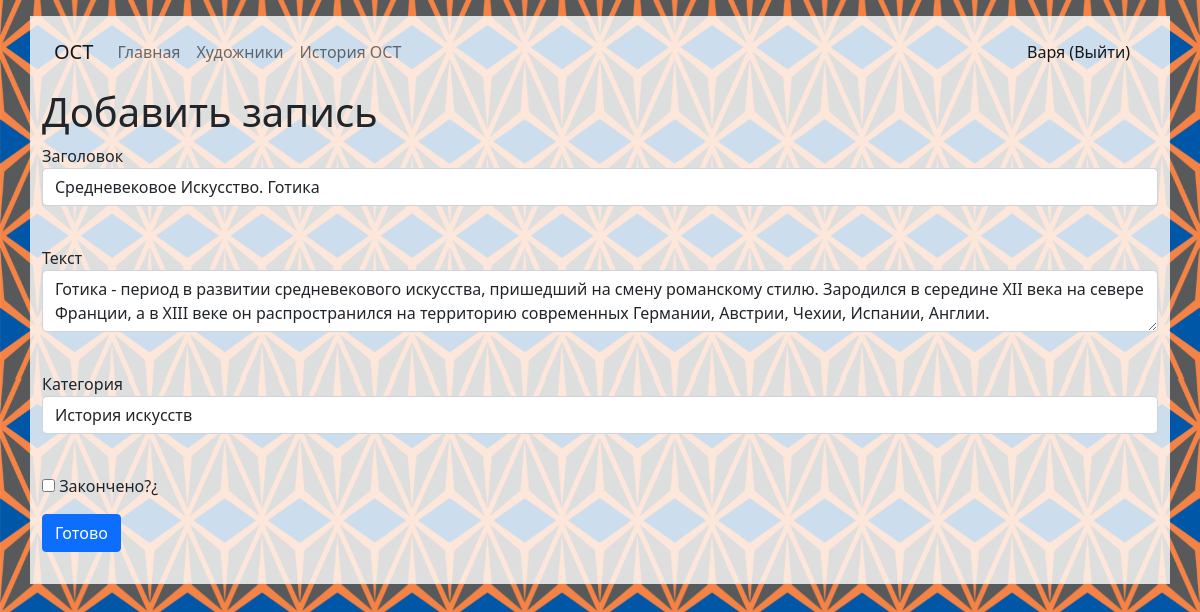
/posts/7 (signed in), run on the app's committed database.
### data/user.py (models this page shows, shortened)
class User(SqlAlchemyBase, UserMixin, SerializerMixin):
    __tablename__ = 'users'
    id = sqlalchemy.Column(sqlalchemy.Integer, primary_key=True, autoincrement=True)
    surname = sqlalchemy.Column(sqlalchemy.String, nullable=True)
    name = sqlalchemy.Column(sqlalchemy.String, nullable=True)
    age = sqlalchemy.Column(sqlalchemy.Integer, nullable=True)
    photo = sqlalchemy.Column(sqlalchemy.String, nullable=True)
    email = sqlalchemy.Column(sqlalchemy.String, index=True, unique=True, nullable=True)
    hashed_password = sqlalchemy.Column(sqlalchemy.String, nullable=True)
    modified_date = sqlalchemy.Column(sqlalchemy.DateTime, default=datetime.datetime.now)
    posts = orm.relation("Posts", back_populates='user')

### data/posts.py (models this page shows, shortened)
class Posts(SqlAlchemyBase, SerializerMixin):
    __tablename__ = 'posts'
    id = sqlalchemy.Column(sqlalchemy.Integer, primary_key=True, autoincrement=True)
    author = sqlalchemy.Column(sqlalchemy.Integer, sqlalchemy.ForeignKey("users.id"))
    category_id = sqlalchemy.Column(sqlalchemy.Integer, sqlalchemy.ForeignKey("category.id"))
    title = sqlalchemy.Column(sqlalchemy.String, nullable=True)
    text = sqlalchemy.Column(sqlalchemy.Text, nullable=True)
    date = sqlalchemy.Column(sqlalchemy.DateTime, default=datetime.datetime.now())
    is_finished = sqlalchemy.Column(sqlalchemy.Boolean, default=False)
    user = orm.relation('User')
    category = orm.relation('Category')

### blueprint/posts_blueprint.py (the view, shortened to what this page needs)
@blueprint.route('/posts/<int:id>', methods=['GET', 'POST'])
@login_required
def edit_posts(id):
    form = PostsForm()
    db_sess = db_session.create_session()
    form.category.choices = [(c.id, c.name) for c in db_sess.query(Category).all()]
    if request.method == "GET":
        posts = db_sess.query(Posts).filter(Posts.id == id, Posts.user == current_user).first()
        if posts:
            form.title.data = posts.title
            form.text.data = posts.text
            form.category.data = posts.category_id
            form.is_finished.data = posts.is_finished
        else:
            abort(404)
    return render_template('posts.html', title='Edit a post', form=form)

### forms/posts.py
class PostsForm(FlaskForm):
    title = StringField('Заголовок', validators=[DataRequired()])
    text = TextAreaField('Текст', validators=[DataRequired()])
    category = SelectField('Категория', validators=[DataRequired()], coerce=int)
    is_finished = BooleanField('Закончено?¿')
    submit = SubmitField('Готово')

### data/db_session.py (called while the page is built)
def create_session() -> Session:
    global __factory
    return __factory()

### main.py (called while the page is built)
@login_manager.user_loader
def load_user(user_id):
    db_sess = db_session.create_session()
    return db_sess.query(User).get(user_id)

### templates/posts.html (shortened to what this page needs)
{% extends "base.html" %}
{% block pagename %}<h1>Добавить запись</h1>{% endblock %}
{% block content %}
    <form action="" method="post">
        <p>
            {{ form.title.label }}<br>
            {{ form.title(class="form-control") }}<br>
        </p>
        <p>
            {{ form.text.label }}<br>
            {{ form.text(class="form-control") }}<br>
        </p>
        <p>
            {{ form.category.label }}<br>
            {{ form.category(class="form-control") }}<br>
        </p>
        <p>{{ form.is_finished() }} {{ form.is_finished.label }}</p>
        <p>{{ form.submit(type="submit", class="btn btn-primary") }}</p>
    </form>
{% endblock %}

### templates/base.html (shortened to what this page needs)
<!DOCTYPE html>
<html lang="en">
<head>
    <link rel="stylesheet"
          href="https://cdn.jsdelivr.net/npm/bootstrap@5.0.0-beta1/dist/css/bootstrap.min.css"
>
</head>
<body>
<div class="container mt-3 pb-3">
    <nav class="navbar navbar-expand-lg navbar-light">
        <div class="container-fluid">
            <a class="navbar-brand disable-link" href="#">ОСТ</a>
            <div class="collapse navbar-collapse" id="navbarText">
                <ul class="navbar-nav me-auto mb-2 mb-lg-0">
                    <li class="nav-item">
                        <a class="nav-link" href="/">Главная</a>
                    </li>
                    <li class="nav-item">
                        <a class="nav-link" href="/artists">Художники</a>
                    </li>
                    <li class="nav-item">
                        <a class="nav-link" href="/ost">История ОСТ</a>
                    </li>
                </ul>
                <span class="navbar-text">
                    {% if current_user.is_authenticated %}
                        <a class="nav-link" href="/logout">{{ current_user.name }} (Выйти)</a>
                    {% else %}
                        <a class="btn btn-primary" style="color: #fff" href="/register">Зарегистрироваться</a>
                        <a class="btn btn-success" style="color: #fff" href="/login">Войти</a>
                    {% endif %}
              </span>
            </div>
        </div>
    </nav>
    <div class="row">
        <div class="col">{% block pagename %} {% endblock %}</div>
    </div>
    {% block content %}
    {% endblock %}
</div>
</body>
</html>

### data on the page
User: name "Варя"
Posts: title "Средневековое Искусство. Готика", text "Готика - период в развитии средневекового искусства, пришедший на смену романскому стилю. Зародился в середине XII века на севере Франции, а в XIII веке он распространился на территорию современных Германии, Австрии, Чехии, Испании, Англии.", category "История искусств"
